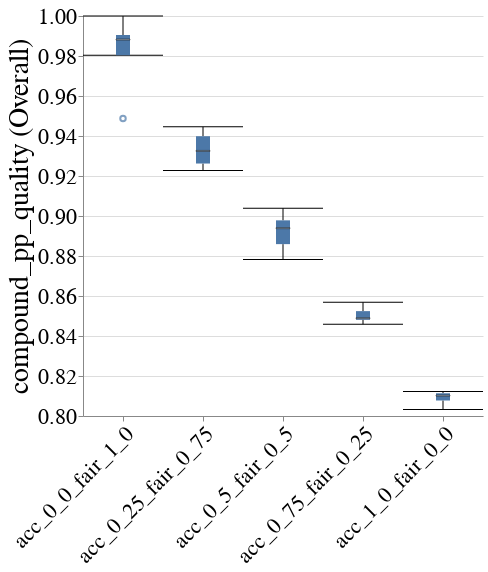

Source (notebook cell):
### Code cell
create_box_plot_per_cost_model(to_plot=best_lp_metrics_per_exp_config_df, metric_name="compound_pp_quality")

### Figure 1 — Vega-Lite specification as saved in the notebook (floating-point values rounded to 4 significant figures)
{"config": {"view": {"continuousWidth": 400, "continuousHeight": 300, "stroke": null}, "axis": {"labelFontSize": 22, "labelFontWeight": "normal", "titleFontSize": 28, "titleFontWeight": "normal"}, "title": {"fontSize": 28}}, "data": {"name": "data-03f973be31a01b9b02d89b5b35abed5a"}, "mark": {"type": "boxplot", "median": {"stroke": "black", "strokeWidth": 0.7}, "ticks": true}, "encoding": {"x": {"axis": {"labelAngle": -45, "labelLimit": 300}, "field": "exp_config_name", "title": null, "type": "nominal"}, "y": {"field": "compound_pp_quality", "scale": {"zero": false}, "title": "compound_pp_quality (Overall)", "type": "quantitative"}}, "height": 400, "width": 400, "$schema": "https://vega.github.io/schema/vega-lite/v4.17.0.json", "datasets": {"data-03f973be31a01b9b02d89b5b35abed5a": [{"exp_config_name": "acc_0_0_fair_1_0", "logical_pipeline_uuid": "Tm9uZSZESVImbHJfY2xm", "physical_pipeline_uuid": "10a4b262-5142-4d67-aceb-7c4e30102b28", "run_num": 4, "compound_pp_quality": 0.9905, "metric": "F1", "model_name": "lr_clf", "runtime_in_mins": 0.2394, "dataset_name": "folk_emp", "logical_pipeline_name": "None&DIR&lr_clf", "null_imputer_name": "None", "fairness_intervention_name": "DIR", "RAC1P_dis": 0.7878, "RAC1P_priv": 0.7749, "SEX&RAC1P_dis": 0.758, "SEX&RAC1P_priv": 0.7852, "SEX_dis": 0.7554, "SEX_priv": 0.804, "overall": 0.7799}, {"exp_config_name": "acc_0_0_fair_1_0", "logical_pipeline_uuid": "Tm9uZSZESVImbHJfY2xm", "physical_pipeline_uuid": "27e41a7c-d6bf-46f0-9110-40e96932e653", "run_num": 5, "compound_pp_quality": 0.9882, "metric": "F1", "model_name": "lr_clf", "runtime_in_mins": 0.3664, "dataset_name": "folk_emp", "logical_pipeline_name": "None&DIR&lr_clf", "null_imputer_name": "None", "fairness_intervention_name": "DIR", "RAC1P_dis": 0.7823, "RAC1P_priv": 0.7652, "SEX&RAC1P_dis": 0.7411, "SEX&RAC1P_priv": 0.7794, "SEX_dis": 0.7308, "SEX_priv": 0.8093, "overall": 0.772}, {"exp_config_name": "acc_0_0_fair_1_0", "logical_pipeline_uuid": "Tm9uZSZESVImbHJfY2xm", "physical_pipeline_uuid": "2a1062df-0658-4bed-bebc-f08a64c100bc", "run_num": 2, "compound_pp_quality": 0.9999, "metric": "F1", "model_name": "lr_clf", "runtime_in_mins": 0.2394, "dataset_name": "folk_emp", "logical_pipeline_name": "None&DIR&lr_clf", "null_imputer_name": "None", "fairness_intervention_name": "DIR", "RAC1P_dis": 0.7832, "RAC1P_priv": 0.7802, "SEX&RAC1P_dis": 0.7557, "SEX&RAC1P_priv": 0.7881, "SEX_dis": 0.7457, "SEX_priv": 0.8166, "overall": 0.7814}, {"exp_config_name": "acc_0_0_fair_1_0", "logical_pipeline_uuid": "Tm9uZSZESVImbHJfY2xm", "physical_pipeline_uuid": "473666fc-7673-4c1a-988f-7d339730ef11", "run_num": 1, "compound_pp_quality": 0.9804, "metric": "F1", "model_name": "lr_clf", "runtime_in_mins": 0.2218, "dataset_name": "folk_emp", "logical_pipeline_name": "None&DIR&lr_clf", "null_imputer_name": "None", "fairness_intervention_name": "DIR", "RAC1P_dis": 0.7837, "RAC1P_priv": 0.7839, "SEX&RAC1P_dis": 0.7487, "SEX&RAC1P_priv": 0.7918, "SEX_dis": 0.7495, "SEX_priv": 0.814, "overall": 0.7838}, {"exp_config_name": "acc_0_0_fair_1_0", "logical_pipeline_uuid": "Tm9uZSZESVImbHJfY2xm", "physical_pipeline_uuid": "a4e709f5-5df7-4a13-8d4f-d3f1e38dc8e2", "run_num": 3, "compound_pp_quality": 0.9487, "metric": "F1", "model_name": "lr_clf", "runtime_in_mins": 0.2785, "dataset_name": "folk_emp", "logical_pipeline_name": "None&DIR&lr_clf", "null_imputer_name": "None", "fairness_intervention_name": "DIR", "RAC1P_dis": 0.7925, "RAC1P_priv": 0.7796, "SEX&RAC1P_dis": 0.7516, "SEX&RAC1P_priv": 0.7924, "SEX_dis": 0.751, "SEX_priv": 0.8163, "overall": 0.7846}, {"exp_config_name": "acc_0_25_fair_0_75", "logical_pipeline_uuid": "Tm9uZSZESVImbGdibV9jbGY=", "physical_pipeline_uuid": "10ec22bd-bb2b-4b0b-9c70-e0c2868ed85f", "run_num": 1, "compound_pp_quality": 0.9227, "metric": "F1", "model_name": "lgbm_clf", "runtime_in_mins": 0.9932, "dataset_name": "folk_emp", "logical_pipeline_name": "None&DIR&lgbm_clf", "null_imputer_name": "None", "fairness_intervention_name": "DIR", "RAC1P_dis": 0.7843, "RAC1P_priv": 0.787, "SEX&RAC1P_dis": 0.7558, "SEX&RAC1P_priv": 0.7929, "SEX_dis": 0.753, "SEX_priv": 0.8152, "overall": 0.786}, {"exp_config_name": "acc_0_25_fair_0_75", "logical_pipeline_uuid": "Tm9uZSZESVImbGdibV9jbGY=", "physical_pipeline_uuid": "2001efbe-d5e3-4ded-afd0-791713baef03", "run_num": 2, "compound_pp_quality": 0.9262, "metric": "F1", "model_name": "lgbm_clf", "runtime_in_mins": 1.591, "dataset_name": "folk_emp", "logical_pipeline_name": "None&DIR&lgbm_clf", "null_imputer_name": "None", "fairness_intervention_name": "DIR", "RAC1P_dis": 0.8014, "RAC1P_priv": 0.7945, "SEX&RAC1P_dis": 0.782, "SEX&RAC1P_priv": 0.8013, "SEX_dis": 0.7672, "SEX_priv": 0.8272, "overall": 0.7972}, {"exp_config_name": "acc_0_25_fair_0_75", "logical_pipeline_uuid": "Tm9uZSZESVImbGdibV9jbGY=", "physical_pipeline_uuid": "cae35392-63ad-4289-a244-ed998a037dab", "run_num": 3, "compound_pp_quality": 0.9325, "metric": "F1", "model_name": "lgbm_clf", "runtime_in_mins": 2.246, "dataset_name": "folk_emp", "logical_pipeline_name": "None&DIR&lgbm_clf", "null_imputer_name": "None", "fairness_intervention_name": "DIR", "RAC1P_dis": 0.796, "RAC1P_priv": 0.7923, "SEX&RAC1P_dis": 0.7489, "SEX&RAC1P_priv": 0.8042, "SEX_dis": 0.7616, "SEX_priv": 0.8239, "overall": 0.7937}, {"exp_config_name": "acc_0_25_fair_0_75", "logical_pipeline_uuid": "Tm9uZSZESVImbGdibV9jbGY=", "physical_pipeline_uuid": "e65d4227-6d08-432d-8b7e-cf1aec38947f", "run_num": 5, "compound_pp_quality": 0.9399, "metric": "F1", "model_name": "lgbm_clf", "runtime_in_mins": 0.3196, "dataset_name": "folk_emp", "logical_pipeline_name": "None&DIR&lgbm_clf", "null_imputer_name": "None", "fairness_intervention_name": "DIR", "RAC1P_dis": 0.8153, "RAC1P_priv": 0.7937, "SEX&RAC1P_dis": 0.7664, "SEX&RAC1P_priv": 0.8109, "SEX_dis": 0.762, "SEX_priv": 0.8396, "overall": 0.8023}, {"exp_config_name": "acc_0_25_fair_0_75", "logical_pipeline_uuid": "Tm9uZSZESVImbGdibV9jbGY=", "physical_pipeline_uuid": "eb9b5a19-82f6-416c-bf7f-9471911d01c1", "run_num": 4, "compound_pp_quality": 0.9446, "metric": "F1", "model_name": "lgbm_clf", "runtime_in_mins": 0.3492, "dataset_name": "folk_emp", "logical_pipeline_name": "None&DIR&lgbm_clf", "null_imputer_name": "None", "fairness_intervention_name": "DIR", "RAC1P_dis": 0.81, "RAC1P_priv": 0.8057, "SEX&RAC1P_dis": 0.7715, "SEX&RAC1P_priv": 0.8163, "SEX_dis": 0.7791, "SEX_priv": 0.8359, "overall": 0.8074}, {"exp_config_name": "acc_0_5_fair_0_5", "logical_pipeline_uuid": "Tm9uZSZESVImcmZfY2xm", "physical_pipeline_uuid": "07b5ccd5-a31a-40df-866d-e878edac7ba8", "run_num": 5, "compound_pp_quality": 0.8939, "metric": "F1", "model_name": "rf_clf", "runtime_in_mins": 0.5909, "dataset_name": "folk_emp", "logical_pipeline_name": "None&DIR&rf_clf", "null_imputer_name": "None", "fairness_intervention_name": "DIR", "RAC1P_dis": 0.8144, "RAC1P_priv": 0.7957, "SEX&RAC1P_dis": 0.7682, "SEX&RAC1P_priv": 0.8116, "SEX_dis": 0.7557, "SEX_priv": 0.847, "overall": 0.8031}, {"exp_config_name": "acc_0_5_fair_0_5", "logical_pipeline_uuid": "Tm9uZSZESVImcmZfY2xm", "physical_pipeline_uuid": "25f8f8ee-416d-4ab7-b7f5-59f977922b92", "run_num": 1, "compound_pp_quality": 0.8783, "metric": "F1", "model_name": "rf_clf", "runtime_in_mins": 0.7308, "dataset_name": "folk_emp", "logical_pipeline_name": "None&DIR&rf_clf", "null_imputer_name": "None", "fairness_intervention_name": "DIR", "RAC1P_dis": 0.8166, "RAC1P_priv": 0.8054, "SEX&RAC1P_dis": 0.7841, "SEX&RAC1P_priv": 0.8156, "SEX_dis": 0.7747, "SEX_priv": 0.8415, "overall": 0.8097}, {"exp_config_name": "acc_0_5_fair_0_5", "logical_pipeline_uuid": "Tm9uZSZESVImcmZfY2xm", "physical_pipeline_uuid": "5734a395-9aba-48e5-93db-3110ef53510b", "run_num": 2, "compound_pp_quality": 0.9039, "metric": "F1", "model_name": "rf_clf", "runtime_in_mins": 0.3749, "dataset_name": "folk_emp", "logical_pipeline_name": "None&DIR&rf_clf", "null_imputer_name": "None", "fairness_intervention_name": "DIR", "RAC1P_dis": 0.8132, "RAC1P_priv": 0.8077, "SEX&RAC1P_dis": 0.7741, "SEX&RAC1P_priv": 0.8194, "SEX_dis": 0.7689, "SEX_priv": 0.8513, "overall": 0.8099}, {"exp_config_name": "acc_0_5_fair_0_5", "logical_pipeline_uuid": "Tm9uZSZESVImcmZfY2xm", "physical_pipeline_uuid": "9b20a654-b7bb-4036-90a1-6bfb70add4d3", "run_num": 3, "compound_pp_quality": 0.8859, "metric": "F1", "model_name": "rf_clf", "runtime_in_mins": 0.3695, "dataset_name": "folk_emp", "logical_pipeline_name": "None&DIR&rf_clf", "null_imputer_name": "None", "fairness_intervention_name": "DIR", "RAC1P_dis": 0.8158, "RAC1P_priv": 0.8094, "SEX&RAC1P_dis": 0.7633, "SEX&RAC1P_priv": 0.8235, "SEX_dis": 0.7712, "SEX_priv": 0.8508, "overall": 0.8119}, {"exp_config_name": "acc_0_5_fair_0_5", "logical_pipeline_uuid": "Tm9uZSZESVImcmZfY2xm", "physical_pipeline_uuid": "e428c255-a1da-4312-a369-e71a6cad70ec", "run_num": 4, "compound_pp_quality": 0.8978, "metric": "F1", "model_name": "rf_clf", "runtime_in_mins": 0.3752, "dataset_name": "folk_emp", "logical_pipeline_name": "None&DIR&rf_clf", "null_imputer_name": "None", "fairness_intervention_name": "DIR", "RAC1P_dis": 0.8094, "RAC1P_priv": 0.8056, "SEX&RAC1P_dis": 0.7732, "SEX&RAC1P_priv": 0.8155, "SEX_dis": 0.7796, "SEX_priv": 0.8348, "overall": 0.807}, {"exp_config_name": "acc_0_75_fair_0_25", "logical_pipeline_uuid": "Tm9uZSZESVImcmZfY2xm", "physical_pipeline_uuid": "29118464-4d6c-4ac9-9f57-378753656e1b", "run_num": 5, "compound_pp_quality": 0.8481, "metric": "F1", "model_name": "rf_clf", "runtime_in_mins": 0.3775, "dataset_name": "folk_emp", "logical_pipeline_name": "None&DIR&rf_clf", "null_imputer_name": "None", "fairness_intervention_name": "DIR", "RAC1P_dis": 0.8144, "RAC1P_priv": 0.7951, "SEX&RAC1P_dis": 0.7682, "SEX&RAC1P_priv": 0.8112, "SEX_dis": 0.7557, "SEX_priv": 0.8464, "overall": 0.8028}, {"exp_config_name": "acc_0_75_fair_0_25", "logical_pipeline_uuid": "Tm9uZSZESVImcmZfY2xm", "physical_pipeline_uuid": "4127dfcc-8774-4868-8f9e-4e28d940d52d", "run_num": 2, "compound_pp_quality": 0.8569, "metric": "F1", "model_name": "rf_clf", "runtime_in_mins": 0.3968, "dataset_name": "folk_emp", "logical_pipeline_name": "None&DIR&rf_clf", "null_imputer_name": "None", "fairness_intervention_name": "DIR", "RAC1P_dis": 0.8132, "RAC1P_priv": 0.8077, "SEX&RAC1P_dis": 0.7741, "SEX&RAC1P_priv": 0.8194, "SEX_dis": 0.7689, "SEX_priv": 0.8513, "overall": 0.8099}, {"exp_config_name": "acc_0_75_fair_0_25", "logical_pipeline_uuid": "Tm9uZSZESVImcmZfY2xm", "physical_pipeline_uuid": "5c31e717-da62-4ff5-8b6a-e4fe51294caa", "run_num": 1, "compound_pp_quality": 0.8459, "metric": "F1", "model_name": "rf_clf", "runtime_in_mins": 0.4914, "dataset_name": "folk_emp", "logical_pipeline_name": "None&DIR&rf_clf", "null_imputer_name": "None", "fairness_intervention_name": "DIR", "RAC1P_dis": 0.8193, "RAC1P_priv": 0.8054, "SEX&RAC1P_dis": 0.7885, "SEX&RAC1P_priv": 0.8158, "SEX_dis": 0.7789, "SEX_priv": 0.8395, "overall": 0.8107}, {"exp_config_name": "acc_0_75_fair_0_25", "logical_pipeline_uuid": "Tm9uZSZESVImcmZfY2xm", "physical_pipeline_uuid": "6fea3046-5edc-48da-bf66-d3bd28a20a7d", "run_num": 3, "compound_pp_quality": 0.8489, "metric": "F1", "model_name": "rf_clf", "runtime_in_mins": 0.367, "dataset_name": "folk_emp", "logical_pipeline_name": "None&DIR&rf_clf", "null_imputer_name": "None", "fairness_intervention_name": "DIR", "RAC1P_dis": 0.8158, "RAC1P_priv": 0.8094, "SEX&RAC1P_dis": 0.7633, "SEX&RAC1P_priv": 0.8235, "SEX_dis": 0.7712, "SEX_priv": 0.8508, "overall": 0.8119}, {"exp_config_name": "acc_0_75_fair_0_25", "logical_pipeline_uuid": "Tm9uZSZESVImcmZfY2xm", "physical_pipeline_uuid": "de58d6fc-c4e3-4a8b-9fac-2e2ae41785e1", "run_num": 4, "compound_pp_quality": 0.8524, "metric": "F1", "model_name": "rf_clf", "runtime_in_mins": 0.3767, "dataset_name": "folk_emp", "logical_pipeline_name": "None&DIR&rf_clf", "null_imputer_name": "None", "fairness_intervention_name": "DIR", "RAC1P_dis": 0.8094, "RAC1P_priv": 0.8056, "SEX&RAC1P_dis": 0.7732, "SEX&RAC1P_priv": 0.8155, "SEX_dis": 0.7796, "SEX_priv": 0.8348, "overall": 0.807}, {"exp_config_name": "acc_1_0_fair_0_0", "logical_pipeline_uuid": "Tm9uZSZOT19GQUlSTkVTU19JTlRFUlZFTlRJT04mcmZfY2xm", "physical_pipeline_uuid": "04361871-f4b5-42e2-891b-74ffddc2342b", "run_num": 3, "compound_pp_quality": 0.8123, "metric": "F1", "model_name": "rf_clf", "runtime_in_mins": 1.807, "dataset_name": "folk_emp", "logical_pipeline_name": "None&NO_FAIRNESS_INTERVENTION&rf_clf", "null_imputer_name": "None", "fairness_intervention_name": "NO_FAIRNESS_INTERVENTION", "RAC1P_dis": 0.8214, "RAC1P_priv": 0.8067, "SEX&RAC1P_dis": 0.7677, "SEX&RAC1P_priv": 0.8229, "SEX_dis": 0.7734, "SEX_priv": 0.8491, "overall": 0.8123}, {"exp_config_name": "acc_1_0_fair_0_0", "logical_pipeline_uuid": "Tm9uZSZOT19GQUlSTkVTU19JTlRFUlZFTlRJT04mcmZfY2xm", "physical_pipeline_uuid": "262520f3-9c0d-434b-b1d9-726af3d7b117", "run_num": 4, "compound_pp_quality": 0.8078, "metric": "F1", "model_name": "rf_clf", "runtime_in_mins": 0.3753, "dataset_name": "folk_emp", "logical_pipeline_name": "None&NO_FAIRNESS_INTERVENTION&rf_clf", "null_imputer_name": "None", "fairness_intervention_name": "NO_FAIRNESS_INTERVENTION", "RAC1P_dis": 0.8086, "RAC1P_priv": 0.8072, "SEX&RAC1P_dis": 0.7732, "SEX&RAC1P_priv": 0.8164, "SEX_dis": 0.7801, "SEX_priv": 0.8358, "overall": 0.8078}, {"exp_config_name": "acc_1_0_fair_0_0", "logical_pipeline_uuid": "Tm9uZSZOT19GQUlSTkVTU19JTlRFUlZFTlRJT04mcmZfY2xm", "physical_pipeline_uuid": "4c12117f-8fa2-46f0-b083-453d06acf10d", "run_num": 1, "compound_pp_quality": 0.8114, "metric": "F1", "model_name": "rf_clf", "runtime_in_mins": 0.6259, "dataset_name": "folk_emp", "logical_pipeline_name": "None&NO_FAIRNESS_INTERVENTION&rf_clf", "null_imputer_name": "None", "fairness_intervention_name": "NO_FAIRNESS_INTERVENTION", "RAC1P_dis": 0.818, "RAC1P_priv": 0.8073, "SEX&RAC1P_dis": 0.7844, "SEX&RAC1P_priv": 0.8176, "SEX_dis": 0.7767, "SEX_priv": 0.8426, "overall": 0.8114}, {"exp_config_name": "acc_1_0_fair_0_0", "logical_pipeline_uuid": "Tm9uZSZOT19GQUlSTkVTU19JTlRFUlZFTlRJT04mcmZfY2xm", "physical_pipeline_uuid": "f8faa13a-a1b9-4e2c-af8e-83f3f94475fe", "run_num": 2, "compound_pp_quality": 0.8102, "metric": "F1", "model_name": "rf_clf", "runtime_in_mins": 0.3708, "dataset_name": "folk_emp", "logical_pipeline_name": "None&NO_FAIRNESS_INTERVENTION&rf_clf", "null_imputer_name": "None", "fairness_intervention_name": "NO_FAIRNESS_INTERVENTION", "RAC1P_dis": 0.8149, "RAC1P_priv": 0.8071, "SEX&RAC1P_dis": 0.7741, "SEX&RAC1P_priv": 0.8199, "SEX_dis": 0.7681, "SEX_priv": 0.853, "overall": 0.8102}, {"exp_config_name": "acc_1_0_fair_0_0", "logical_pipeline_uuid": "Tm9uZSZOT19GQUlSTkVTU19JTlRFUlZFTlRJT04mcmZfY2xm", "physical_pipeline_uuid": "ff4518c9-1014-46ef-abae-8a25ed099035", "run_num": 5, "compound_pp_quality": 0.8033, "metric": "F1", "model_name": "rf_clf", "runtime_in_mins": 0.3679, "dataset_name": "folk_emp", "logical_pipeline_name": "None&NO_FAIRNESS_INTERVENTION&rf_clf", "null_imputer_name": "None", "fairness_intervention_name": "NO_FAIRNESS_INTERVENTION", "RAC1P_dis": 0.8152, "RAC1P_priv": 0.7953, "SEX&RAC1P_dis": 0.7682, "SEX&RAC1P_priv": 0.8117, "SEX_dis": 0.7559, "SEX_priv": 0.847, "overall": 0.8033}]}}
